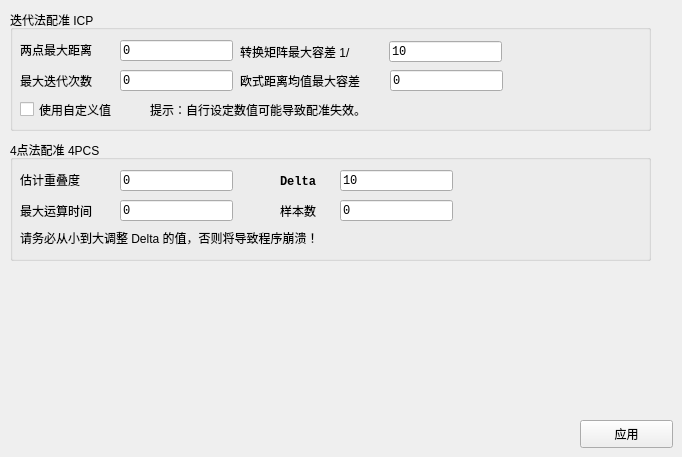
   <widget class="QWidget" name="tab_3">
    <attribute name="title">
     <string>配准</string>
    </attribute>
    <widget class="QPushButton" name="ApplyR">
     <property name="geometry">
      <rect>
       <x>580</x>
       <y>420</y>
       <width>93</width>
       <height>28</height>
      </rect>
     </property>
     <property name="text">
      <string>应用</string>
     </property>
    </widget>
    <widget class="QGroupBox" name="groupBox_7">
     <property name="geometry">
      <rect>
       <x>10</x>
       <y>140</y>
       <width>641</width>
       <height>121</height>
      </rect>
     </property>
     <property name="title">
      <string>4点法配准 4PCS</string>
     </property>
     <widget class="QLabel" name="label_15">
      <property name="geometry">
       <rect>
        <x>10</x>
        <y>32</y>
        <width>91</width>
        <height>16</height>
       </rect>
      </property>
      <property name="text">
       <string>估计重叠度</string>
      </property>
     </widget>
     <widget class="QLineEdit" name="liR_ApproxOverlap">
      <property name="geometry">
       <rect>
        <x>110</x>
        <y>30</y>
        <width>113</width>
        <height>21</height>
       </rect>
      </property>
      <property name="font">
       <font>
        <family>Consolas</family>
       </font>
      </property>
      <property name="text">
       <string>0</string>
      </property>
     </widget>
     <widget class="QLabel" name="label_16">
      <property name="geometry">
       <rect>
        <x>270</x>
        <y>32</y>
        <width>51</width>
        <height>20</height>
       </rect>
      </property>
      <property name="font">
       <font>
        <family>Consolas</family>
        <weight>75</weight>
        <bold>true</bold>
       </font>
      </property>
      <property name="text">
       <string>Delta</string>
      </property>
     </widget>
     <widget class="QLineEdit" name="liR_Delta">
      <property name="geometry">
       <rect>
        <x>330</x>
        <y>30</y>
        <width>113</width>
        <height>21</height>
       </rect>
      </property>
      <property name="font">
       <font>
        <family>Consolas</family>
       </font>
      </property>
      <property name="text">
       <string>10</string>
      </property>
     </widget>
     <widget class="QLabel" name="label_19">
      <property name="geometry">
       <rect>
        <x>10</x>
        <y>90</y>
        <width>601</width>
        <height>16</height>
       </rect>
      </property>
      <property name="text">
       <string>请务必从小到大调整 Delta 的值，否则将导致程序崩溃！</string>
      </property>
     </widget>
     <widget class="QLineEdit" name="liR_MaxComputationTime">
      <property name="geometry">
       <rect>
        <x>110</x>
        <y>60</y>
        <width>113</width>
        <height>21</height>
       </rect>
      </property>
      <property name="font">
       <font>
        <family>Consolas</family>
       </font>
      </property>
      <property name="text">
       <string>0</string>
      </property>
     </widget>
     <widget class="QLabel" name="label_18">
      <property name="geometry">
       <rect>
        <x>10</x>
        <y>61</y>
        <width>91</width>
        <height>20</height>
       </rect>
      </property>
      <property name="text">
       <string>最大运算时间</string>
      </property>
     </widget>
     <widget class="QLabel" name="label_20">
      <property name="geometry">
       <rect>
        <x>270</x>
        <y>61</y>
        <width>61</width>
        <height>20</height>
       </rect>
      </property>
      <property name="text">
       <string>样本数</string>
      </property>
     </widget>
     <widget class="QLineEdit" name="liR_NumberOfSamples">
      <property name="geometry">
       <rect>
        <x>330</x>
        <y>60</y>
        <width>113</width>
        <height>21</height>
       </rect>
      </property>
      <property name="font">
       <font>
        <family>Consolas</family>
       </font>
      </property>
      <property name="text">
       <string>0</string>
      </property>
     </widget>
    </widget>
    <widget class="QGroupBox" name="groupBox_8">
     <property name="geometry">
      <rect>
       <x>10</x>
       <y>10</y>
       <width>641</width>
       <height>121</height>
      </rect>
     </property>
     <property name="title">
      <string>迭代法配准 ICP</string>
     </property>
     <widget class="QLabel" name="label_21">
      <property name="geometry">
       <rect>
        <x>10</x>
        <y>32</y>
        <width>91</width>
        <height>16</height>
       </rect>
      </property>
      <property name="text">
       <string>两点最大距离</string>
      </property>
     </widget>
     <widget class="QLineEdit" name="liR_MaxCorrespondenceDistance">
      <property name="geometry">
       <rect>
        <x>110</x>
        <y>30</y>
        <width>113</width>
        <height>21</height>
       </rect>
      </property>
      <property name="font">
       <font>
        <family>Consolas</family>
       </font>
      </property>
      <property name="text">
       <string>0</string>
      </property>
     </widget>
     <widget class="QLabel" name="label_22">
      <property name="geometry">
       <rect>
        <x>230</x>
        <y>32</y>
        <width>151</width>
        <height>20</height>
       </rect>
      </property>
      <property name="text">
       <string>转换矩阵最大容差 1/</string>
      </property>
     </widget>
     <widget class="QLineEdit" name="liR_TransformationEpsilon">
      <property name="geometry">
       <rect>
        <x>379</x>
        <y>31</y>
        <width>113</width>
        <height>21</height>
       </rect>
      </property>
      <property name="font">
       <font>
        <family>Consolas</family>
       </font>
      </property>
      <property name="text">
       <string>10</string>
      </property>
     </widget>
     <widget class="QLabel" name="label_23">
      <property name="geometry">
       <rect>
        <x>140</x>
        <y>90</y>
        <width>361</width>
        <height>20</height>
       </rect>
      </property>
      <property name="text">
       <string>提示：自行设定数值可能导致配准失效。</string>
      </property>
     </widget>
     <widget class="QLineEdit" name="liR_MaximumIterations">
      <property name="geometry">
       <rect>
        <x>110</x>
        <y>60</y>
        <width>113</width>
        <height>21</height>
       </rect>
      </property>
      <property name="font">
       <font>
        <family>Consolas</family>
       </font>
      </property>
      <property name="text">
       <string>0</string>
      </property>
     </widget>
     <widget class="QLabel" name="label_24">
      <property name="geometry">
       <rect>
        <x>10</x>
        <y>61</y>
        <width>91</width>
        <height>20</height>
       </rect>
      </property>
      <property name="text">
       <string>最大迭代次数</string>
      </property>
     </widget>
     <widget class="QLabel" name="label_25">
      <property name="geometry">
       <rect>
        <x>230</x>
        <y>61</y>
        <width>151</width>
        <height>20</height>
       </rect>
      </property>
      <property name="text">
       <string>欧式距离均值最大容差</string>
      </property>
     </widget>
     <widget class="QLineEdit" name="liR_EuclideanFitnessEpsilon">
      <property name="geometry">
       <rect>
        <x>380</x>
        <y>60</y>
        <width>113</width>
        <height>21</height>
       </rect>
      </property>
      <property name="font">
       <font>
        <family>Consolas</family>
       </font>
      </property>
      <property name="text">
       <string>0</string>
      </property>
     </widget>
     <widget class="QCheckBox" name="ICPCustomizeEnable">
      <property name="geometry">
       <rect>
        <x>10</x>
        <y>90</y>
        <width>131</width>
        <height>19</height>
       </rect>
      </property>
      <property name="text">
       <string>使用自定义值</string>
      </property>
     </widget>
    </widget>
   </widget>
